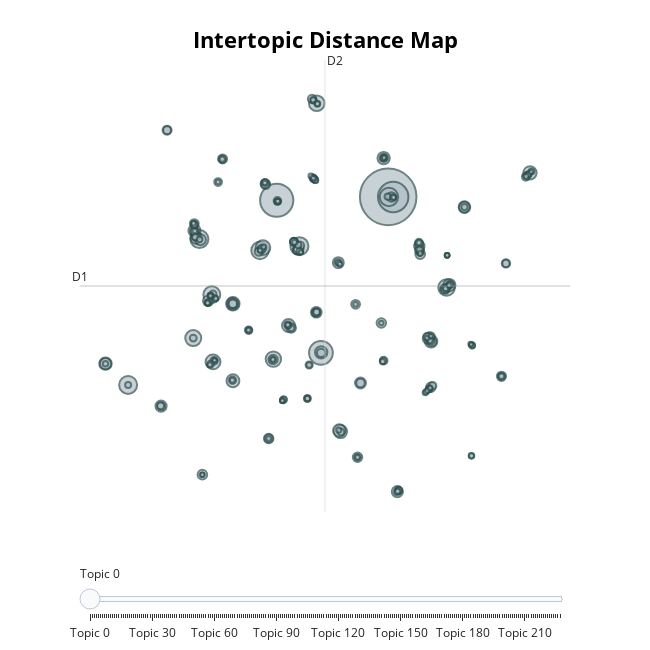

Notebook cell for this chart:
### Code cell
topic_model.visualize_topics()

### Figure 1 — Plotly figure (JSON) as saved in the notebook; plotly's stock layout.template omitted (floating-point values rounded to 4 significant figures; data arrays with more than 128 entries replaced by an {"elided": "..."} marker saying what was removed)
{"data": [{"customdata": {"elided": "228x3 mixed values"}, "hovertemplate": "<b>Topic %{customdata[0]}</b><br>%{customdata[1]}<br>Size: %{customdata[2]}", "legendgroup": "", "marker": {"color": "#B0BEC5", "size": {"elided": "228 int values"}, "sizemode": "area", "sizeref": 1.144, "symbol": "circle", "line": {"color": "DarkSlateGrey", "width": 2}}, "mode": "markers", "name": "", "orientation": "v", "showlegend": false, "x": {"elided": "228 float values"}, "xaxis": "x", "y": {"elided": "228 float values"}, "yaxis": "y", "type": "scatter"}], "layout": {"xaxis": {"anchor": "y", "domain": [0.0, 1.0], "title": {"text": ""}, "visible": false, "range": [-15.32, 23.1]}, "yaxis": {"anchor": "x", "domain": [0.0, 1.0], "title": {"text": ""}, "visible": false, "range": [-13.07, 25.38]}, "legend": {"tracegroupgap": 0, "itemsizing": "constant"}, "margin": {"t": 60}, "title": {"font": {"size": 22, "color": "Black"}, "text": "<b>Intertopic Distance Map</b>", "y": 0.95, "x": 0.5, "xanchor": "center", "yanchor": "top"}, "hoverlabel": {"font": {"size": 16, "family": "Rockwell"}, "bgcolor": "white"}, "width": 650, "height": 650, "sliders": [{"active": 0, "pad": {"t": 50}, "steps": [{"args": [{"marker.color": {"elided": "1x228 str values"}}], "label": "Topic 0", "method": "update"}, {"args": [{"marker.color": {"elided": "1x228 str values"}}], "label": "Topic 1", "method": "update"}, {"args": [{"marker.color": {"elided": "1x228 str values"}}], "label": "Topic 2", "method": "update"}, {"args": [{"marker.color": {"elided": "1x228 str values"}}], "label": "Topic 3", "method": "update"}, {"args": [{"marker.color": {"elided": "1x228 str values"}}], "label": "Topic 4", "method": "update"}, {"args": [{"marker.color": {"elided": "1x228 str values"}}], "label": "Topic 5", "method": "update"}, {"args": [{"marker.color": {"elided": "1x228 str values"}}], "label": "Topic 6", "method": "update"}, {"args": [{"marker.color": {"elided": "1x228 str values"}}], "label": "Topic 7", "method": "update"}, {"args": [{"marker.color": {"elided": "1x228 str values"}}], "label": "Topic 8", "method": "update"}, {"args": [{"marker.color": {"elided": "1x228 str values"}}], "label": "Topic 9", "method": "update"}, {"args": [{"marker.color": {"elided": "1x228 str values"}}], "label": "Topic 10", "method": "update"}, {"args": [{"marker.color": {"elided": "1x228 str values"}}], "label": "Topic 11", "method": "update"}, {"args": [{"marker.color": {"elided": "1x228 str values"}}], "label": "Topic 12", "method": "update"}, {"args": [{"marker.color": {"elided": "1x228 str values"}}], "label": "Topic 13", "method": "update"}, {"args": [{"marker.color": {"elided": "1x228 str values"}}], "label": "Topic 14", "method": "update"}, {"args": [{"marker.color": {"elided": "1x228 str values"}}], "label": "Topic 15", "method": "update"}, {"args": [{"marker.color": {"elided": "1x228 str values"}}], "label": "Topic 16", "method": "update"}, {"args": [{"marker.color": {"elided": "1x228 str values"}}], "label": "Topic 17", "method": "update"}, {"args": [{"marker.color": {"elided": "1x228 str values"}}], "label": "Topic 18", "method": "update"}, {"args": [{"marker.color": {"elided": "1x228 str values"}}], "label": "Topic 19", "method": "update"}, {"args": [{"marker.color": {"elided": "1x228 str values"}}], "label": "Topic 20", "method": "update"}, {"args": [{"marker.color": {"elided": "1x228 str values"}}], "label": "Topic 21", "method": "update"}, {"args": [{"marker.color": {"elided": "1x228 str values"}}], "label": "Topic 22", "method": "update"}, {"args": [{"marker.color": {"elided": "1x228 str values"}}], "label": "Topic 23", "method": "update"}, {"args": [{"marker.color": {"elided": "1x228 str values"}}], "label": "Topic 24", "method": "update"}, {"args": [{"marker.color": {"elided": "1x228 str values"}}], "label": "Topic 25", "method": "update"}, {"args": [{"marker.color": {"elided": "1x228 str values"}}], "label": "Topic 26", "method": "update"}, {"args": [{"marker.color": {"elided": "1x228 str values"}}], "label": "Topic 27", "method": "update"}, {"args": [{"marker.color": {"elided": "1x228 str values"}}], "label": "Topic 28", "method": "update"}, {"args": [{"marker.color": {"elided": "1x228 str values"}}], "label": "Topic 29", "method": "update"}, {"args": [{"marker.color": {"elided": "1x228 str values"}}], "label": "Topic 30", "method": "update"}, {"args": [{"marker.color": {"elided": "1x228 str values"}}], "label": "Topic 31", "method": "update"}, {"args": [{"marker.color": {"elided": "1x228 str values"}}], "label": "Topic 32", "method": "update"}, {"args": [{"marker.color": {"elided": "1x228 str values"}}], "label": "Topic 33", "method": "update"}, {"args": [{"marker.color": {"elided": "1x228 str values"}}], "label": "Topic 34", "method": "update"}, {"args": [{"marker.color": {"elided": "1x228 str values"}}], "label": "Topic 35", "method": "update"}, {"args": [{"marker.color": {"elided": "1x228 str values"}}], "label": "Topic 36", "method": "update"}, {"args": [{"marker.color": {"elided": "1x228 str values"}}], "label": "Topic 37", "method": "update"}, {"args": [{"marker.color": {"elided": "1x228 str values"}}], "label": "Topic 38", "method": "update"}, {"args": [{"marker.color": {"elided": "1x228 str values"}}], "label": "Topic 39", "method": "update"}, {"args": [{"marker.color": {"elided": "1x228 str values"}}], "label": "Topic 40", "method": "update"}, {"args": [{"marker.color": {"elided": "1x228 str values"}}], "label": "Topic 41", "method": "update"}, {"args": [{"marker.color": {"elided": "1x228 str values"}}], "label": "Topic 42", "method": "update"}, {"args": [{"marker.color": {"elided": "1x228 str values"}}], "label": "Topic 43", "method": "update"}, {"args": [{"marker.color": {"elided": "1x228 str values"}}], "label": "Topic 44", "method": "update"}, {"args": [{"marker.color": {"elided": "1x228 str values"}}], "label": "Topic 45", "method": "update"}, {"args": [{"marker.color": {"elided": "1x228 str values"}}], "label": "Topic 46", "method": "update"}, {"args": [{"marker.color": {"elided": "1x228 str values"}}], "label": "Topic 47", "method": "update"}, {"args": [{"marker.color": {"elided": "1x228 str values"}}], "label": "Topic 48", "method": "update"}, {"args": [{"marker.color": {"elided": "1x228 str values"}}], "label": "Topic 49", "method": "update"}, {"args": [{"marker.color": {"elided": "1x228 str values"}}], "label": "Topic 50", "method": "update"}, {"args": [{"marker.color": {"elided": "1x228 str values"}}], "label": "Topic 51", "method": "update"}, {"args": [{"marker.color": {"elided": "1x228 str values"}}], "label": "Topic 52", "method": "update"}, {"args": [{"marker.color": {"elided": "1x228 str values"}}], "label": "Topic 53", "method": "update"}, {"args": [{"marker.color": {"elided": "1x228 str values"}}], "label": "Topic 54", "method": "update"}, {"args": [{"marker.color": {"elided": "1x228 str values"}}], "label": "Topic 55", "method": "update"}, {"args": [{"marker.color": {"elided": "1x228 str values"}}], "label": "Topic 56", "method": "update"}, {"args": [{"marker.color": {"elided": "1x228 str values"}}], "label": "Topic 57", "method": "update"}, {"args": [{"marker.color": {"elided": "1x228 str values"}}], "label": "Topic 58", "method": "update"}, {"args": [{"marker.color": {"elided": "1x228 str values"}}], "label": "Topic 59", "method": "update"}, {"args": [{"marker.color": {"elided": "1x228 str values"}}], "label": "Topic 60", "method": "update"}, {"args": [{"marker.color": {"elided": "1x228 str values"}}], "label": "Topic 61", "method": "update"}, {"args": [{"marker.color": {"elided": "1x228 str values"}}], "label": "Topic 62", "method": "update"}, {"args": [{"marker.color": {"elided": "1x228 str values"}}], "label": "Topic 63", "method": "update"}, {"args": [{"marker.color": {"elided": "1x228 str values"}}], "label": "Topic 64", "method": "update"}, {"args": [{"marker.color": {"elided": "1x228 str values"}}], "label": "Topic 65", "method": "update"}, {"args": [{"marker.color": {"elided": "1x228 str values"}}], "label": "Topic 66", "method": "update"}, {"args": [{"marker.color": {"elided": "1x228 str values"}}], "label": "Topic 67", "method": "update"}, {"args": [{"marker.color": {"elided": "1x228 str values"}}], "label": "Topic 68", "method": "update"}, {"args": [{"marker.color": {"elided": "1x228 str values"}}], "label": "Topic 69", "method": "update"}, {"args": [{"marker.color": {"elided": "1x228 str values"}}], "label": "Topic 70", "method": "update"}, {"args": [{"marker.color": {"elided": "1x228 str values"}}], "label": "Topic 71", "method": "update"}, {"args": [{"marker.color": {"elided": "1x228 str values"}}], "label": "Topic 72", "method": "update"}, {"args": [{"marker.color": {"elided": "1x228 str values"}}], "label": "Topic 73", "method": "update"}, {"args": [{"marker.color": {"elided": "1x228 str values"}}], "label": "Topic 74", "method": "update"}, {"args": [{"marker.color": {"elided": "1x228 str values"}}], "label": "Topic 75", "method": "update"}, {"args": [{"marker.color": {"elided": "1x228 str values"}}], "label": "Topic 76", "method": "update"}, {"args": [{"marker.color": {"elided": "1x228 str values"}}], "label": "Topic 77", "method": "update"}, {"args": [{"marker.color": {"elided": "1x228 str values"}}], "label": "Topic 78", "method": "update"}, {"args": [{"marker.color": {"elided": "1x228 str values"}}], "label": "Topic 79", "method": "update"}, {"args": [{"marker.color": {"elided": "1x228 str values"}}], "label": "Topic 80", "method": "update"}, {"args": [{"marker.color": {"elided": "1x228 str values"}}], "label": "Topic 81", "method": "update"}, {"args": [{"marker.color": {"elided": "1x228 str values"}}], "label": "Topic 82", "method": "update"}, {"args": [{"marker.color": {"elided": "1x228 str values"}}], "label": "Topic 83", "method": "update"}, {"args": [{"marker.color": {"elided": "1x228 str values"}}], "label": "Topic 84", "method": "update"}, {"args": [{"marker.color": {"elided": "1x228 str values"}}], "label": "Topic 85", "method": "update"}, {"args": [{"marker.color": {"elided": "1x228 str values"}}], "label": "Topic 86", "method": "update"}, {"args": [{"marker.color": {"elided": "1x228 str values"}}], "label": "Topic 87", "method": "update"}, {"args": [{"marker.color": {"elided": "1x228 str values"}}], "label": "Topic 88", "method": "update"}, {"args": [{"marker.color": {"elided": "1x228 str values"}}], "label": "Topic 89", "method": "update"}, {"args": [{"marker.color": {"elided": "1x228 str values"}}], "label": "Topic 90", "method": "update"}, {"args": [{"marker.color": {"elided": "1x228 str values"}}], "label": "Topic 91", "method": "update"}, {"args": [{"marker.color": {"elided": "1x228 str values"}}], "label": "Topic 92", "method": "update"}, {"args": [{"marker.color": {"elided": "1x228 str values"}}], "label": "Topic 93", "method": "update"}, {"args": [{"marker.color": {"elided": "1x228 str values"}}], "label": "Topic 94", "method": "update"}, {"args": [{"marker.color": {"elided": "1x228 str values"}}], "label": "Topic 95", "method": "update"}, {"args": [{"marker.color": {"elided": "1x228 str values"}}], "label": "Topic 96", "method": "update"}, {"args": [{"marker.color": {"elided": "1x228 str values"}}], "label": "Topic 97", "method": "update"}, {"args": [{"marker.color": {"elided": "1x228 str values"}}], "label": "Topic 98", "method": "update"}, {"args": [{"marker.color": {"elided": "1x228 str values"}}], "label": "Topic 99", "method": "update"}, {"args": [{"marker.color": {"elided": "1x228 str values"}}], "label": "Topic 100", "method": "update"}, {"args": [{"marker.color": {"elided": "1x228 str values"}}], "label": "Topic 101", "method": "update"}, {"args": [{"marker.color": {"elided": "1x228 str values"}}], "label": "Topic 102", "method": "update"}, {"args": [{"marker.color": {"elided": "1x228 str values"}}], "label": "Topic 103", "method": "update"}, {"args": [{"marker.color": {"elided": "1x228 str values"}}], "label": "Topic 104", "method": "update"}, {"args": [{"marker.color": {"elided": "1x228 str values"}}], "label": "Topic 105", "method": "update"}, {"args": [{"marker.color": {"elided": "1x228 str values"}}], "label": "Topic 106", "method": "update"}, {"args": [{"marker.color": {"elided": "1x228 str values"}}], "label": "Topic 107", "method": "update"}, {"args": [{"marker.color": {"elided": "1x228 str values"}}], "label": "Topic 108", "method": "update"}, {"args": [{"marker.color": {"elided": "1x228 str values"}}], "label": "Topic 109", "method": "update"}, {"args": [{"marker.color": {"elided": "1x228 str values"}}], "label": "Topic 110", "method": "update"}, {"args": [{"marker.color": {"elided": "1x228 str values"}}], "label": "Topic 111", "method": "update"}, {"args": [{"marker.color": {"elided": "1x228 str values"}}], "label": "Topic 112", "method": "update"}, {"args": [{"marker.color": {"elided": "1x228 str values"}}], "label": "Topic 113", "method": "update"}, {"args": [{"marker.color": {"elided": "1x228 str values"}}], "label": "Topic 114", "method": "update"}, {"args": [{"marker.color": {"elided": "1x228 str values"}}], "label": "Topic 115", "method": "update"}, {"args": [{"marker.color": {"elided": "1x228 str values"}}], "label": "Topic 116", "method": "update"}, {"args": [{"marker.color": {"elided": "1x228 str values"}}], "label": "Topic 117", "method": "update"}, {"args": [{"marker.color": {"elided": "1x228 str values"}}], "label": "Topic 118", "method": "update"}, {"args": [{"marker.color": {"elided": "1x228 str values"}}], "label": "Topic 119", "method": "update"}, {"args": [{"marker.color": {"elided": "1x228 str values"}}], "label": "Topic 120", "method": "update"}, {"args": [{"marker.color": {"elided": "1x228 str values"}}], "label": "Topic 121", "method": "update"}, {"args": [{"marker.color": {"elided": "1x228 str values"}}], "label": "Topic 122", "method": "update"}, {"args": [{"marker.color": {"elided": "1x228 str values"}}], "label": "Topic 123", "method": "update"}, {"args": [{"marker.color": {"elided": "1x228 str values"}}], "label": "Topic 124", "method": "update"}, {"args": [{"marker.color": {"elided": "1x228 str values"}}], "label": "Topic 125", "method": "update"}, {"args": [{"marker.color": {"elided": "1x228 str values"}}], "label": "Topic 126", "method": "update"}, {"args": [{"marker.color": {"elided": "1x228 str values"}}], "label": "Topic 127", "method": "update"}, {"args": [{"marker.color": {"elided": "1x228 str values"}}], "label": "Topic 128", "method": "update"}, {"args": [{"marker.color": {"elided": "1x228 str values"}}], "label": "Topic 129", "method": "update"}, {"args": [{"marker.color": {"elided": "1x228 str values"}}], "label": "Topic 130", "method": "update"}, {"args": [{"marker.color": {"elided": "1x228 str values"}}], "label": "Topic 131", "method": "update"}, {"args": [{"marker.color": {"elided": "1x228 str values"}}], "label": "Topic 132", "method": "update"}, {"args": [{"marker.color": {"elided": "1x228 str values"}}], "label": "Topic 133", "method": "update"}, {"args": [{"marker.color": {"elided": "1x228 str values"}}], "label": "Topic 134", "method": "update"}, {"args": [{"marker.color": {"elided": "1x228 str values"}}], "label": "Topic 135", "method": "update"}, {"args": [{"marker.color": {"elided": "1x228 str values"}}], "label": "Topic 136", "method": "update"}, {"args": [{"marker.color": {"elided": "1x228 str values"}}], "label": "Topic 137", "method": "update"}, {"args": [{"marker.color": {"elided": "1x228 str values"}}], "label": "Topic 138", "method": "update"}, {"args": [{"marker.color": {"elided": "1x228 str values"}}], "label": "Topic 139", "method": "update"}, {"args": [{"marker.color": {"elided": "1x228 str values"}}], "label": "Topic 140", "method": "update"}, {"args": [{"marker.color": {"elided": "1x228 str values"}}], "label": "Topic 141", "method": "update"}, {"args": [{"marker.color": {"elided": "1x228 str values"}}], "label": "Topic 142", "method": "update"}, {"args": [{"marker.color": {"elided": "1x228 str values"}}], "label": "Topic 143", "method": "update"}, {"args": [{"marker.color": {"elided": "1x228 str values"}}], "label": "Topic 144", "method": "update"}, {"args": [{"marker.color": {"elided": "1x228 str values"}}], "label": "Topic 145", "method": "update"}, {"args": [{"marker.color": {"elided": "1x228 str values"}}], "label": "Topic 146", "method": "update"}, {"args": [{"marker.color": {"elided": "1x228 str values"}}], "label": "Topic 147", "method": "update"}, {"args": [{"marker.color": {"elided": "1x228 str values"}}], "label": "Topic 148", "method": "update"}, {"args": [{"marker.color": {"elided": "1x228 str values"}}], "label": "Topic 149", "method": "update"}, {"args": [{"marker.color": {"elided": "1x228 str values"}}], "label": "Topic 150", "method": "update"}, {"args": [{"marker.color": {"elided": "1x228 str values"}}], "label": "Topic 151", "method": "update"}, {"args": [{"marker.color": {"elided": "1x228 str values"}}], "label": "Topic 152", "method": "update"}, {"args": [{"marker.color": {"elided": "1x228 str values"}}], "label": "Topic 153", "method": "update"}, {"args": [{"marker.color": {"elided": "1x228 str values"}}], "label": "Topic 154", "method": "update"}, {"args": [{"marker.color": {"elided": "1x228 str values"}}], "label": "Topic 155", "method": "update"}, {"args": [{"marker.color": {"elided": "1x228 str values"}}], "label": "Topic 156", "method": "update"}, {"args": [{"marker.color": {"elided": "1x228 str values"}}], "label": "Topic 157", "method": "update"}, {"args": [{"marker.color": {"elided": "1x228 str values"}}], "label": "Topic 158", "method": "update"}, {"args": [{"marker.color": {"elided": "1x228 str values"}}], "label": "Topic 159", "method": "update"}, {"args": [{"marker.color": {"elided": "1x228 str values"}}], "label": "Topic 160", "method": "update"}, {"args": [{"marker.color": {"elided": "1x228 str values"}}], "label": "Topic 161", "method": "update"}, {"args": [{"marker.color": {"elided": "1x228 str values"}}], "label": "Topic 162", "method": "update"}, {"args": [{"marker.color": {"elided": "1x228 str values"}}], "label": "Topic 163", "method": "update"}, {"args": [{"marker.color": {"elided": "1x228 str values"}}], "label": "Topic 164", "method": "update"}, {"args": [{"marker.color": {"elided": "1x228 str values"}}], "label": "Topic 165", "method": "update"}, {"args": [{"marker.color": {"elided": "1x228 str values"}}], "label": "Topic 166", "method": "update"}, {"args": [{"marker.color": {"elided": "1x228 str values"}}], "label": "Topic 167", "method": "update"}, {"args": [{"marker.color": {"elided": "1x228 str values"}}], "label": "Topic 168", "method": "update"}, {"args": [{"marker.color": {"elided": "1x228 str values"}}], "label": "Topic 169", "method": "update"}, {"args": [{"marker.color": {"elided": "1x228 str values"}}], "label": "Topic 170", "method": "update"}, {"args": [{"marker.color": {"elided": "1x228 str values"}}], "label": "Topic 171", "method": "update"}, {"args": [{"marker.color": {"elided": "1x228 str values"}}], "label": "Topic 172", "method": "update"}, {"args": [{"marker.color": {"elided": "1x228 str values"}}], "label": "Topic 173", "method": "update"}, {"args": [{"marker.color": {"elided": "1x228 str values"}}], "label": "Topic 174", "method": "update"}, {"args": [{"marker.color": {"elided": "1x228 str values"}}], "label": "Topic 175", "method": "update"}, {"args": [{"marker.color": {"elided": "1x228 str values"}}], "label": "Topic 176", "method": "update"}, {"args": [{"marker.color": {"elided": "1x228 str values"}}], "label": "Topic 177", "method": "update"}, {"args": [{"marker.color": {"elided": "1x228 str values"}}], "label": "Topic 178", "method": "update"}, {"args": [{"marker.color": {"elided": "1x228 str values"}}], "label": "Topic 179", "method": "update"}, {"args": [{"marker.color": {"elided": "1x228 str values"}}], "label": "Topic 180", "method": "update"}, {"args": [{"marker.color": {"elided": "1x228 str values"}}], "label": "Topic 181", "method": "update"}, {"args": [{"marker.color": {"elided": "1x228 str values"}}], "label": "Topic 182", "method": "update"}, {"args": [{"marker.color": {"elided": "1x228 str values"}}], "label": "Topic 183", "method": "update"}, {"args": [{"marker.color": {"elided": "1x228 str values"}}], "label": "Topic 184", "method": "update"}, {"args": [{"marker.color": {"elided": "1x228 str values"}}], "label": "Topic 185", "method": "update"}, {"args": [{"marker.color": {"elided": "1x228 str values"}}], "label": "Topic 186", "method": "update"}, {"args": [{"marker.color": {"elided": "1x228 str values"}}], "label": "Topic 187", "method": "update"}, {"args": [{"marker.color": {"elided": "1x228 str values"}}], "label": "Topic 188", "method": "update"}, {"args": [{"marker.color": {"elided": "1x228 str values"}}], "label": "Topic 189", "method": "update"}, {"args": [{"marker.color": {"elided": "1x228 str values"}}], "label": "Topic 190", "method": "update"}, {"args": [{"marker.color": {"elided": "1x228 str values"}}], "label": "Topic 191", "method": "update"}, {"args": [{"marker.color": {"elided": "1x228 str values"}}], "label": "Topic 192", "method": "update"}, {"args": [{"marker.color": {"elided": "1x228 str values"}}], "label": "Topic 193", "method": "update"}, {"args": [{"marker.color": {"elided": "1x228 str values"}}], "label": "Topic 194", "method": "update"}, {"args": [{"marker.color": {"elided": "1x228 str values"}}], "label": "Topic 195", "method": "update"}, {"args": [{"marker.color": {"elided": "1x228 str values"}}], "label": "Topic 196", "method": "update"}, {"args": [{"marker.color": {"elided": "1x228 str values"}}], "label": "Topic 197", "method": "update"}, {"args": [{"marker.color": {"elided": "1x228 str values"}}], "label": "Topic 198", "method": "update"}, {"args": [{"marker.color": {"elided": "1x228 str values"}}], "label": "Topic 199", "method": "update"}, {"args": [{"marker.color": {"elided": "1x228 str values"}}], "label": "Topic 200", "method": "update"}, {"args": [{"marker.color": {"elided": "1x228 str values"}}], "label": "Topic 201", "method": "update"}, {"args": [{"marker.color": {"elided": "1x228 str values"}}], "label": "Topic 202", "method": "update"}, {"args": [{"marker.color": {"elided": "1x228 str values"}}], "label": "Topic 203", "method": "update"}, {"args": [{"marker.color": {"elided": "1x228 str values"}}], "label": "Topic 204", "method": "update"}, {"args": [{"marker.color": {"elided": "1x228 str values"}}], "label": "Topic 205", "method": "update"}, {"args": [{"marker.color": {"elided": "1x228 str values"}}], "label": "Topic 206", "method": "update"}, {"args": [{"marker.color": {"elided": "1x228 str values"}}], "label": "Topic 207", "method": "update"}, {"args": [{"marker.color": {"elided": "1x228 str values"}}], "label": "Topic 208", "method": "update"}, {"args": [{"marker.color": {"elided": "1x228 str values"}}], "label": "Topic 209", "method": "update"}, {"args": [{"marker.color": {"elided": "1x228 str values"}}], "label": "Topic 210", "method": "update"}, {"args": [{"marker.color": {"elided": "1x228 str values"}}], "label": "Topic 211", "method": "update"}, {"args": [{"marker.color": {"elided": "1x228 str values"}}], "label": "Topic 212", "method": "update"}, {"args": [{"marker.color": {"elided": "1x228 str values"}}], "label": "Topic 213", "method": "update"}, {"args": [{"marker.color": {"elided": "1x228 str values"}}], "label": "Topic 214", "method": "update"}, {"args": [{"marker.color": {"elided": "1x228 str values"}}], "label": "Topic 215", "method": "update"}, {"args": [{"marker.color": {"elided": "1x228 str values"}}], "label": "Topic 216", "method": "update"}, {"args": [{"marker.color": {"elided": "1x228 str values"}}], "label": "Topic 217", "method": "update"}, {"args": [{"marker.color": {"elided": "1x228 str values"}}], "label": "Topic 218", "method": "update"}, {"args": [{"marker.color": {"elided": "1x228 str values"}}], "label": "Topic 219", "method": "update"}, {"args": [{"marker.color": {"elided": "1x228 str values"}}], "label": "Topic 220", "method": "update"}, {"args": [{"marker.color": {"elided": "1x228 str values"}}], "label": "Topic 221", "method": "update"}, {"args": [{"marker.color": {"elided": "1x228 str values"}}], "label": "Topic 222", "method": "update"}, {"args": [{"marker.color": {"elided": "1x228 str values"}}], "label": "Topic 223", "method": "update"}, {"args": [{"marker.color": {"elided": "1x228 str values"}}], "label": "Topic 224", "method": "update"}, {"args": [{"marker.color": {"elided": "1x228 str values"}}], "label": "Topic 225", "method": "update"}, {"args": [{"marker.color": {"elided": "1x228 str values"}}], "label": "Topic 226", "method": "update"}, {"args": [{"marker.color": {"elided": "1x228 str values"}}], "label": "Topic 227", "method": "update"}]}], "shapes": [{"line": {"color": "#CFD8DC", "width": 2}, "type": "line", "x0": 3.888, "x1": 3.888, "y0": -13.07, "y1": 25.38}, {"line": {"color": "#9E9E9E", "width": 2}, "type": "line", "x0": -15.32, "x1": 23.1, "y0": 6.157, "y1": 6.157}], "annotations": [{"showarrow": false, "text": "D1", "x": -15.32, "y": 6.157, "yshift": 10}, {"showarrow": false, "text": "D2", "x": 3.888, "xshift": 10, "y": 25.38}]}}
